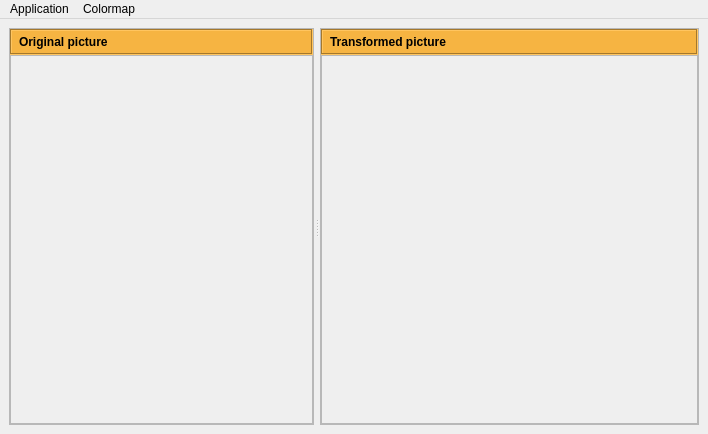
<?xml version="1.0" encoding="UTF-8"?>
<ui version="4.0">
 <class>MainWindow</class>
 <widget class="QMainWindow" name="MainWindow">
  <property name="geometry">
   <rect>
    <x>0</x>
    <y>0</y>
    <width>708</width>
    <height>434</height>
   </rect>
  </property>
  <property name="windowTitle">
   <string>Picture transformation</string>
  </property>
  <widget class="QWidget" name="centralwidget">
   <layout class="QGridLayout" name="gridLayout_3">
    <item row="0" column="0">
     <widget class="QSplitter" name="splitter">
      <property name="frameShadow">
       <enum>QFrame::Plain</enum>
      </property>
      <property name="midLineWidth">
       <number>1</number>
      </property>
      <property name="orientation">
       <enum>Qt::Horizontal</enum>
      </property>
      <property name="opaqueResize">
       <bool>true</bool>
      </property>
      <property name="handleWidth">
       <number>6</number>
      </property>
      <property name="childrenCollapsible">
       <bool>true</bool>
      </property>
      <widget class="QFrame" name="frame">
       <property name="minimumSize">
        <size>
         <width>250</width>
         <height>250</height>
        </size>
       </property>
       <property name="frameShape">
        <enum>QFrame::StyledPanel</enum>
       </property>
       <property name="frameShadow">
        <enum>QFrame::Raised</enum>
       </property>
       <layout class="QGridLayout" name="gridLayout">
        <property name="margin">
         <number>0</number>
        </property>
        <property name="spacing">
         <number>0</number>
        </property>
        <item row="0" column="0">
         <widget class="QLabel" name="labelOriginalPicture">
          <property name="sizePolicy">
           <sizepolicy hsizetype="Preferred" vsizetype="Fixed">
            <horstretch>0</horstretch>
            <verstretch>0</verstretch>
           </sizepolicy>
          </property>
          <property name="styleSheet">
           <string notr="true">font-weight:bold;background:#f6b442;padding:5</string>
          </property>
          <property name="frameShape">
           <enum>QFrame::Box</enum>
          </property>
          <property name="frameShadow">
           <enum>QFrame::Sunken</enum>
          </property>
          <property name="text">
           <string>Original picture</string>
          </property>
         </widget>
        </item>
        <item row="1" column="0">
         <widget class="QFrame" name="originalPictureFrame">
          <property name="frameShape">
           <enum>QFrame::StyledPanel</enum>
          </property>
          <property name="frameShadow">
           <enum>QFrame::Raised</enum>
          </property>
          <layout class="QVBoxLayout" name="verticalLayout">
           <property name="spacing">
            <number>0</number>
           </property>
           <property name="margin">
            <number>0</number>
           </property>
          </layout>
         </widget>
        </item>
       </layout>
      </widget>
      <widget class="QFrame" name="frame_2">
       <property name="minimumSize">
        <size>
         <width>250</width>
         <height>250</height>
        </size>
       </property>
       <property name="frameShape">
        <enum>QFrame::StyledPanel</enum>
       </property>
       <property name="frameShadow">
        <enum>QFrame::Raised</enum>
       </property>
       <layout class="QGridLayout" name="gridLayout_2">
        <property name="margin">
         <number>0</number>
        </property>
        <property name="spacing">
         <number>0</number>
        </property>
        <item row="0" column="0">
         <widget class="QLabel" name="labelTransformedPicture">
          <property name="sizePolicy">
           <sizepolicy hsizetype="Preferred" vsizetype="Fixed">
            <horstretch>0</horstretch>
            <verstretch>0</verstretch>
           </sizepolicy>
          </property>
          <property name="styleSheet">
           <string notr="true">font-weight:bold;background:#f6b442;padding:5</string>
          </property>
          <property name="frameShape">
           <enum>QFrame::Box</enum>
          </property>
          <property name="frameShadow">
           <enum>QFrame::Sunken</enum>
          </property>
          <property name="text">
           <string>Transformed picture</string>
          </property>
         </widget>
        </item>
        <item row="1" column="0">
         <widget class="QFrame" name="transformedPictureFrame">
          <property name="frameShape">
           <enum>QFrame::StyledPanel</enum>
          </property>
          <property name="frameShadow">
           <enum>QFrame::Raised</enum>
          </property>
          <layout class="QVBoxLayout" name="verticalLayout_2">
           <property name="spacing">
            <number>0</number>
           </property>
           <property name="margin">
            <number>0</number>
           </property>
          </layout>
         </widget>
        </item>
       </layout>
      </widget>
     </widget>
    </item>
   </layout>
  </widget>
  <widget class="QMenuBar" name="menubar">
   <property name="geometry">
    <rect>
     <x>0</x>
     <y>0</y>
     <width>708</width>
     <height>25</height>
    </rect>
   </property>
   <widget class="QMenu" name="menuApplication">
    <property name="title">
     <string>Application</string>
    </property>
    <addaction name="actionClose"/>
   </widget>
   <widget class="QMenu" name="menuColormap">
    <property name="title">
     <string>Colormap</string>
    </property>
    <addaction name="actionVirdis"/>
    <addaction name="actionInferno"/>
    <addaction name="actionPlasma"/>
    <addaction name="actionMagma"/>
    <addaction name="actionNone"/>
   </widget>
   <addaction name="menuApplication"/>
   <addaction name="menuColormap"/>
  </widget>
  <action name="actionClose">
   <property name="text">
    <string>Close</string>
   </property>
  </action>
  <action name="actionOriginal_picture">
   <property name="text">
    <string>Original picture</string>
   </property>
  </action>
  <action name="actionTransformed_picture">
   <property name="text">
    <string>Transformed picture</string>
   </property>
  </action>
  <action name="actionVirdis">
   <property name="text">
    <string>Virdis</string>
   </property>
  </action>
  <action name="actionInferno">
   <property name="text">
    <string>Inferno</string>
   </property>
  </action>
  <action name="actionPlasma">
   <property name="text">
    <string>Plasma</string>
   </property>
  </action>
  <action name="actionMagma">
   <property name="text">
    <string>Magma</string>
   </property>
  </action>
  <action name="actionNone">
   <property name="text">
    <string>None</string>
   </property>
  </action>
 </widget>
 <resources/>
 <connections>
  <connection>
   <sender>actionClose</sender>
   <signal>triggered()</signal>
   <receiver>MainWindow</receiver>
   <slot>close()</slot>
   <hints>
    <hint type="sourcelabel">
     <x>-1</x>
     <y>-1</y>
    </hint>
    <hint type="destinationlabel">
     <x>261</x>
     <y>147</y>
    </hint>
   </hints>
  </connection>
  <connection>
   <sender>actionInferno</sender>
   <signal>activated()</signal>
   <receiver>MainWindow</receiver>
   <slot>setCmapInferno()</slot>
   <hints>
    <hint type="sourcelabel">
     <x>-1</x>
     <y>-1</y>
    </hint>
    <hint type="destinationlabel">
     <x>353</x>
     <y>216</y>
    </hint>
   </hints>
  </connection>
  <connection>
   <sender>actionMagma</sender>
   <signal>activated()</signal>
   <receiver>MainWindow</receiver>
   <slot>setCmapMagma()</slot>
   <hints>
    <hint type="sourcelabel">
     <x>-1</x>
     <y>-1</y>
    </hint>
    <hint type="destinationlabel">
     <x>353</x>
     <y>216</y>
    </hint>
   </hints>
  </connection>
  <connection>
   <sender>actionVirdis</sender>
   <signal>activated()</signal>
   <receiver>MainWindow</receiver>
   <slot>setCmapVirdis()</slot>
   <hints>
    <hint type="sourcelabel">
     <x>-1</x>
     <y>-1</y>
    </hint>
    <hint type="destinationlabel">
     <x>353</x>
     <y>216</y>
    </hint>
   </hints>
  </connection>
  <connection>
   <sender>actionPlasma</sender>
   <signal>activated()</signal>
   <receiver>MainWindow</receiver>
   <slot>setCmapPlasma()</slot>
   <hints>
    <hint type="sourcelabel">
     <x>-1</x>
     <y>-1</y>
    </hint>
    <hint type="destinationlabel">
     <x>353</x>
     <y>216</y>
    </hint>
   </hints>
  </connection>
  <connection>
   <sender>actionNone</sender>
   <signal>activated()</signal>
   <receiver>MainWindow</receiver>
   <slot>setCmapNone()</slot>
   <hints>
    <hint type="sourcelabel">
     <x>-1</x>
     <y>-1</y>
    </hint>
    <hint type="destinationlabel">
     <x>353</x>
     <y>216</y>
    </hint>
   </hints>
  </connection>
 </connections>
 <slots>
  <slot>setCmapInferno()</slot>
  <slot>setCmapMagma()</slot>
  <slot>setCmapVirdis()</slot>
  <slot>setCmapPlasma()</slot>
  <slot>setCmapNone()</slot>
 </slots>
</ui>
